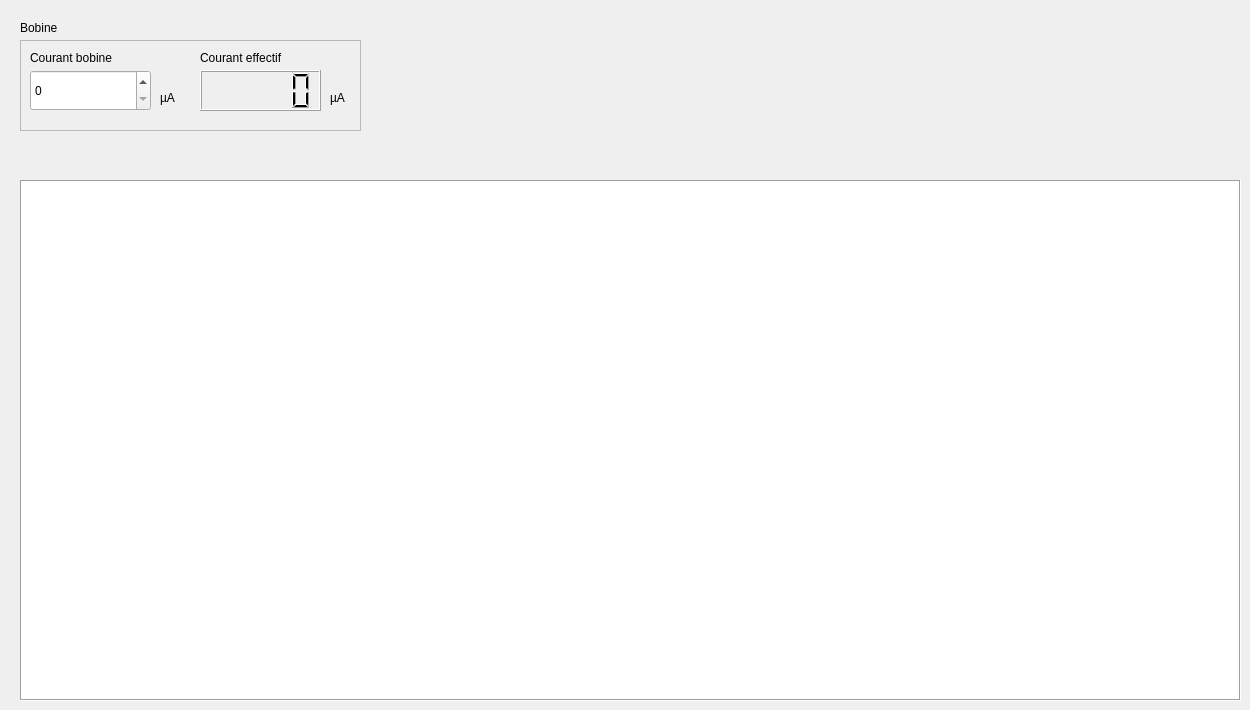
    <widget class="QWidget" name="Aimant">
     <attribute name="title">
      <string>Aimant</string>
     </attribute>
     <widget class="QWidget" name="Container_2" native="true">
      <property name="geometry">
       <rect>
        <x>20</x>
        <y>20</y>
        <width>341</width>
        <height>111</height>
       </rect>
      </property>
      <widget class="QFrame" name="frame_2">
       <property name="geometry">
        <rect>
         <x>0</x>
         <y>20</y>
         <width>341</width>
         <height>91</height>
        </rect>
       </property>
       <property name="frameShape">
        <enum>QFrame::Shape::StyledPanel</enum>
       </property>
       <property name="frameShadow">
        <enum>QFrame::Shadow::Raised</enum>
       </property>
       <widget class="QWidget" name="numInput_3" native="true">
        <property name="geometry">
         <rect>
          <x>10</x>
          <y>10</y>
          <width>145</width>
          <height>61</height>
         </rect>
        </property>
        <widget class="QLabel" name="label_4">
         <property name="geometry">
          <rect>
           <x>0</x>
           <y>0</y>
           <width>83</width>
           <height>16</height>
          </rect>
         </property>
         <property name="text">
          <string>Courant bobine</string>
         </property>
        </widget>
        <widget class="QSpinBox" name="spinBox">
         <property name="geometry">
          <rect>
           <x>0</x>
           <y>20</y>
           <width>121</width>
           <height>41</height>
          </rect>
         </property>
         <property name="buttonSymbols">
          <enum>QAbstractSpinBox::ButtonSymbols::UpDownArrows</enum>
         </property>
        </widget>
        <widget class="QLabel" name="label_5">
         <property name="geometry">
          <rect>
           <x>130</x>
           <y>40</y>
           <width>15</width>
           <height>16</height>
          </rect>
         </property>
         <property name="text">
          <string>µA</string>
         </property>
        </widget>
       </widget>
       <widget class="QWidget" name="afficheur" native="true">
        <property name="geometry">
         <rect>
          <x>180</x>
          <y>10</y>
          <width>145</width>
          <height>61</height>
         </rect>
        </property>
        <widget class="QLabel" name="label_6">
         <property name="geometry">
          <rect>
           <x>0</x>
           <y>0</y>
           <width>83</width>
           <height>16</height>
          </rect>
         </property>
         <property name="text">
          <string>Courant effectif</string>
         </property>
        </widget>
        <widget class="QLabel" name="label_7">
         <property name="geometry">
          <rect>
           <x>130</x>
           <y>40</y>
           <width>15</width>
           <height>16</height>
          </rect>
         </property>
         <property name="text">
          <string>µA</string>
         </property>
        </widget>
        <widget class="QLCDNumber" name="lcdNumber">
         <property name="geometry">
          <rect>
           <x>0</x>
           <y>20</y>
           <width>121</width>
           <height>41</height>
          </rect>
         </property>
         <property name="smallDecimalPoint">
          <bool>false</bool>
         </property>
        </widget>
       </widget>
      </widget>
      <widget class="QLabel" name="label_3">
       <property name="geometry">
        <rect>
         <x>0</x>
         <y>0</y>
         <width>161</width>
         <height>16</height>
        </rect>
       </property>
       <property name="text">
        <string>Bobine</string>
       </property>
      </widget>
     </widget>
     <widget class="QListWidget" name="listWidget_magnet">
      <property name="geometry">
       <rect>
        <x>20</x>
        <y>180</y>
        <width>1221</width>
        <height>521</height>
       </rect>
      </property>
      <property name="frameShape">
       <enum>QFrame::Shape::Box</enum>
      </property>
     </widget>
    </widget>
